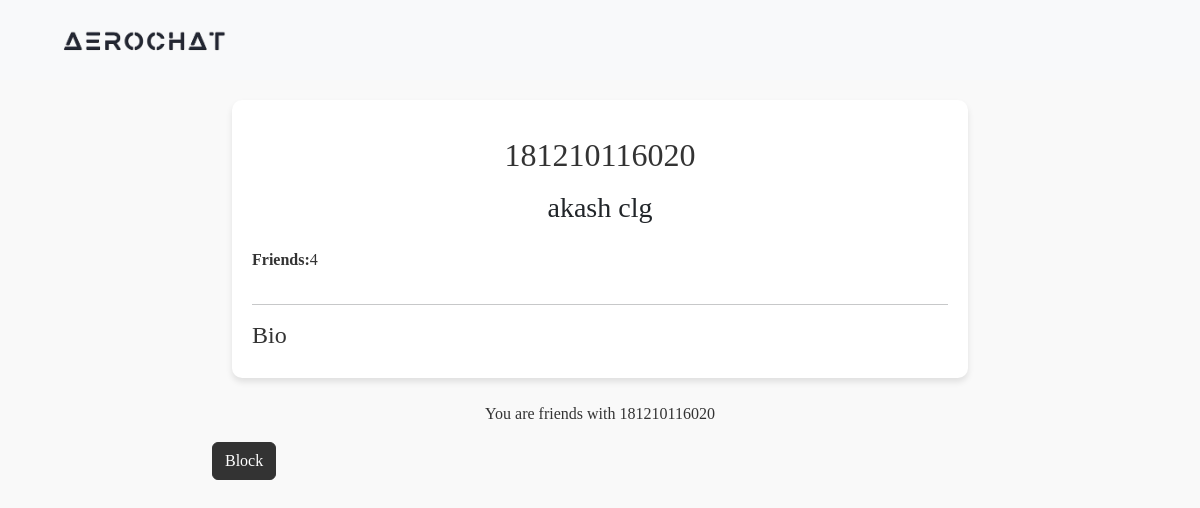
Before: /181210116020/ (signed in) with the older database file.
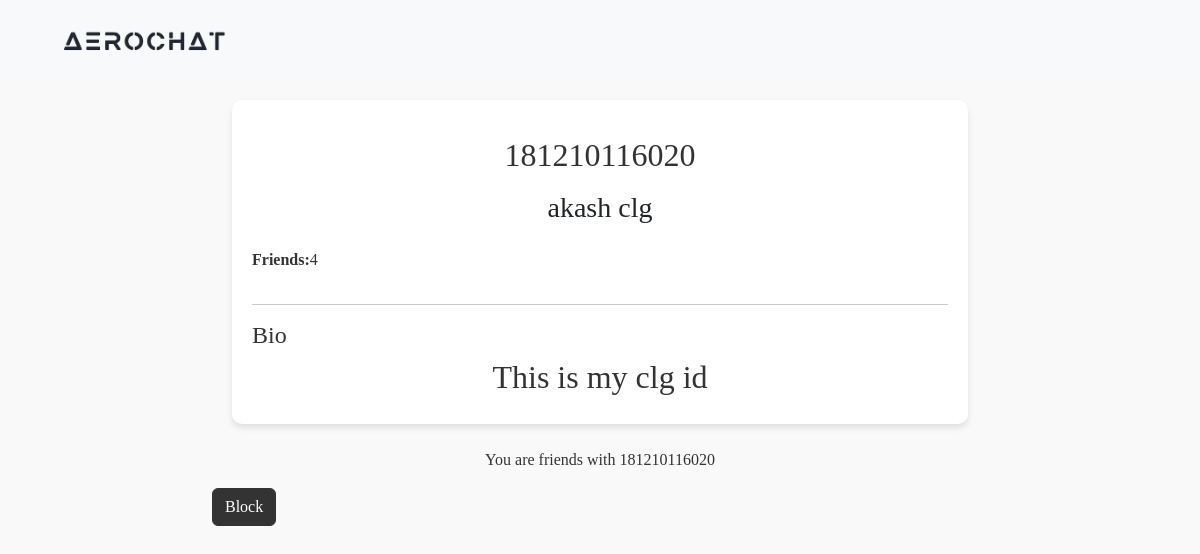
After: the same page with the newer database file.
### AeroApp/models.py (models this page shows)
class User(AbstractUser):
    full_name = models.CharField(max_length=50)
    otp = models.CharField(max_length=10, blank=True, null=True)
    Bio = models.CharField(max_length=300, null=True)

### AeroApp/views.py (the view)
# urls.py: path('<str:username>/', views.OtherUserProfile, name='other-profile'),
@login_required
def OtherUserProfile(request, username):
    searched_user = get_object_or_404(User, username=username)
    bio = searched_user.Bio if searched_user.Bio else ''
    friend_request_sent = FriendRequest.objects.filter(from_user=request.user, to_user=searched_user).first()
    friend_request_to_current_user = FriendRequest.objects.filter(to_user=request.user, from_user=searched_user)
    existing_request = FriendRequest.objects.filter(from_user=request.user, to_user=searched_user).exists()
    is_friend = Friendship.objects.filter(user1=request.user, user2=searched_user).exists() or Friendship.objects.filter(user1=searched_user, user2=request.user).exists()
    other_friend1 = Friendship.objects.filter(user1=searched_user).count()
    other_friend2 = Friendship.objects.filter(user2=searched_user).count()
    Totalfriends = other_friend1 + other_friend2
    return render(request, 'otheruserprofile.html',{'searched_user': searched_user, 'bio': bio, 'friend_request_sent': friend_request_sent, 'friend_request_to_current_user':friend_request_to_current_user, 'existing_request':existing_request, 'is_friend': is_friend, 'TotalFriends': Totalfriends})

### AeroApp/templates/otheruserprofile.html (shortened to what this page needs)
<!DOCTYPE html>
<html lang="en">
{% load static %}
<head>
  <link href="https://cdn.jsdelivr.net/npm/bootstrap@5.3.0-alpha1/dist/css/bootstrap.min.css" rel="stylesheet">
  <link href="https://cdnjs.cloudflare.com/ajax/libs/font-awesome/6.0.0-beta3/css/all.min.css" rel="stylesheet">
</head>
<body>
<nav class="navbar navbar-expand-lg navbar-light">
    <div class="container">
        <a class="navbar-brand" href="{% url 'home' %}">
            <img src="{% static 'logo.png' %}" alt="logo of AeroChat" class="logo-img">
        </a>
    </div>
</nav>
  <div class="container">
    <div class="row justify-content-center">
      <div class="col-md-8">
        <div class="profile-container">
          <div class="text-center mb-4">
            <h2 class="mt-3">{{ searched_user.username }}</h2>
            <h3 class="mt-3">{{ searched_user.full_name }}</h3>
          </div>
          <div class="row">
            <div class="col-md-6">
              <p><strong>Friends:</strong>{{ TotalFriends }}</p>
            </div>
          </div>
          <hr>
          <div class="row">
            <div class="col-md-12">
              <div class="d-flex justify-content-between align-items-center">
                <h4>Bio</h4>
              </div>
              <div class="bio-container">
                {% if bio %}
                  <h2>{{ bio }}</h2>
                {% endif %}
              </div>
            </div>
          </div>
        </div>
      </div>
    </div>
  </div>
</body>
<div class="row justify-content-center mt-4">
    <div class="col-md-8">
      <div class="text-center">
        {% if is_friend %}
            <p>You are friends with {{ searched_user.username }}</p>
        {% elif friend_request_sent %}
            <form method="post" action="{% url 'reject-friend-request-from-sender' request_id=friend_request_sent.id %}">
                {% csrf_token %}
                <button type="submit" class="btn btn-dark mx-2">Cancel Request</button>
            </form>
        {% elif not existing_request %}
            <form method="post" action="{% url 'send-friend-request' username=searched_user.username %}">
                {% csrf_token %}
                <button type="submit" class="btn btn-dark mx-2">Add Friend</button>
            </form>
        {% endif %}
      </div>
      <a class="btn btn-dark mx-2" href="#">Block</a>
    </div>
  </div>
</html>

Changed rows visible on the page:
changed User "akash clg": Bio (not shown) → "This is my clg id"
